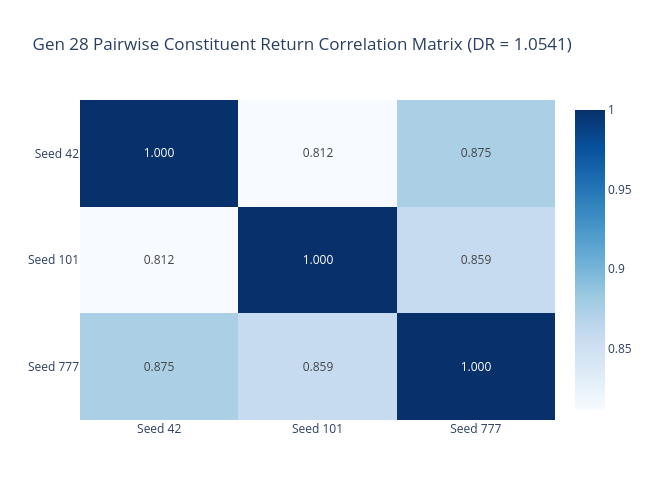

Notebook code for this chart:
### Code cell
fig_corr = px.imshow(
    corr_matrix,
    text_auto=".3f",
    color_continuous_scale="Blues",
    title=f"Gen {GEN} Pairwise Constituent Return Correlation Matrix (DR = {div_ratio:.4f})",
    aspect="auto",
    width=650,
    height=500,
)
fig_corr.show()

### Figure 1 — Plotly figure (JSON) as saved in the notebook; plotly's stock layout.template omitted (floating-point values rounded to 4 significant figures)
{"data": [{"coloraxis": "coloraxis", "hovertemplate": "x: %{x}<br>y: %{y}<br>color: %{z}<extra></extra>", "name": "0", "texttemplate": "%{z:.3f}", "type": "heatmap", "x": ["Seed 42", "Seed 101", "Seed 777"], "xaxis": "x", "y": ["Seed 42", "Seed 101", "Seed 777"], "yaxis": "y", "z": [[1, 0.8116, 0.8748], [0.8116, 1, 0.8587], [0.8748, 0.8587, 1]]}], "layout": {"coloraxis": {"colorscale": [[0, "rgb(247,251,255)"], [0.125, "rgb(222,235,247)"], [0.25, "rgb(198,219,239)"], [0.375, "rgb(158,202,225)"], [0.5, "rgb(107,174,214)"], [0.625, "rgb(66,146,198)"], [0.75, "rgb(33,113,181)"], [0.875, "rgb(8,81,156)"], [1, "rgb(8,48,107)"]]}, "height": 500, "title": {"text": "Gen 28 Pairwise Constituent Return Correlation Matrix (DR = 1.0541)"}, "width": 650, "xaxis": {"anchor": "y", "domain": [0, 1]}, "yaxis": {"anchor": "x", "autorange": "reversed", "domain": [0, 1]}}}
